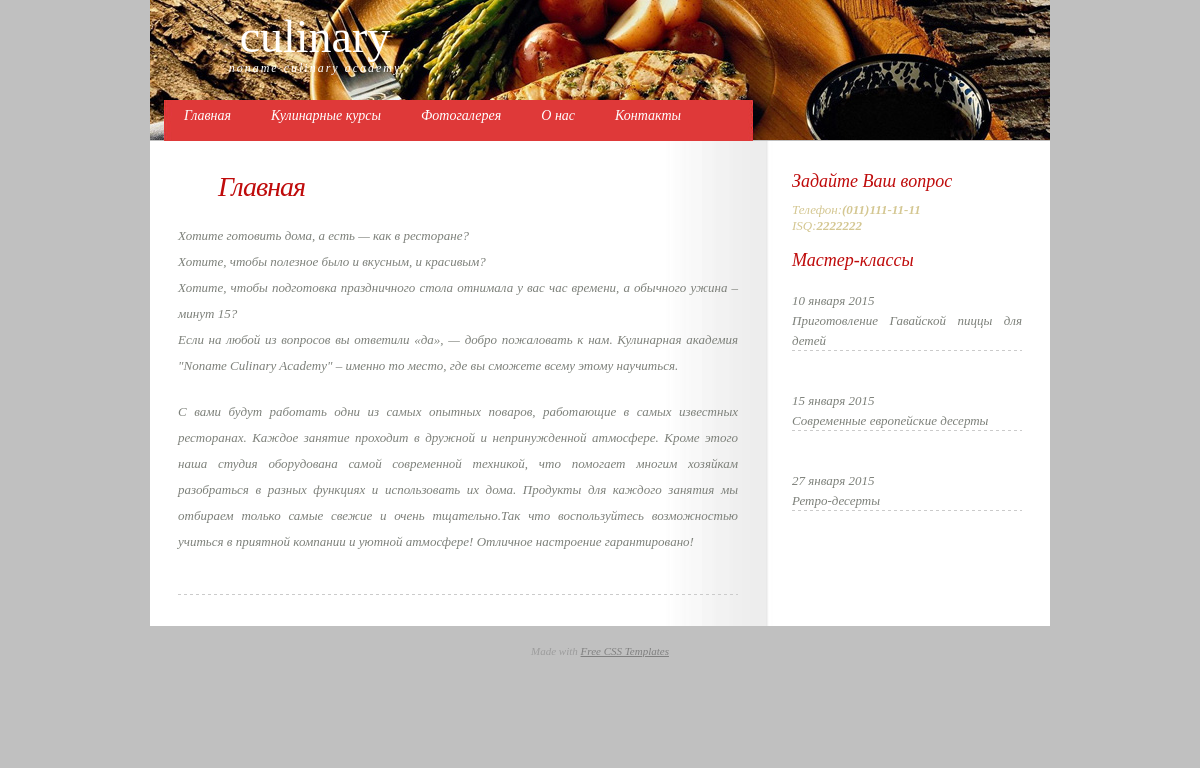
The page / on the database its author committed.
### tables this page shows
CREATE TABLE "pages" (
  "page_id" text NOT NULL,
  "title" text NOT NULL,
  "keywords" text NOT NULL,
  "description" text NOT NULL,
  "text" text NOT NULL
);

### inc/header.php (called while the page is built, shortened)
<?php
    require_once ("inc/lib.inc.php");
    require_once ("inc/connectedDB.php");
    switch ($page){
        default: $page = "index";
    }
    if ($connectDB){
        $pageContent = getPageContent($page);
    }
?>

### inc/connectedDB.php (called while the page is built, shortened)
<?php
    $connectDB = new SQLite3("databases/".DB_NAME);
    function getPageContent($page){
        global $connectDB;
        $sql = "SELECT title, keywords, description, text FROM pages WHERE page_id = '$page'";
        if (!$result = $connectDB->query($sql))
            return false;
        $pageContent = $result->fetchArray(SQLITE3_ASSOC);
        return $pageContent;
    }
?>

### index.php (the view, shortened to what this page needs)
<?php
    require_once("inc/header.php");
    require_once("inc/meta.php");
?>
<div id="wrapper">
  <div id="header">
    <div id="logo">
      <h1><a href="#">Culinary</a></h1>
      <h2><span>Noname Culinary Academy</span></h2>
    </div>
  </div>
  <div id="menu">
    <?php drawMenu($mainMenu)?>
  </div>
  <div id="page">
    <div id="page-bgtop">
      <div id="content">
        <div class="post">
          <h2 class="title"><?php echo $pageContent['title']?></h2>
          <div class="entry">
            <?php echo $pageContent['text']?>
          </div>
        </div>
      </div>
      <div id="sidebar">
        <?php require_once("inc/sidebar.php");?>
      </div>
      <div style="clear: both; height: 1px"></div>
    </div>
  </div>
  <div id="footer">
    <?php require_once("inc/footer.php");?>
  </div>
</div>
</body>
</html>

### inc/meta.php (shortened to what this page needs)
<!DOCTYPE html PUBLIC "-//W3C//DTD XHTML 1.0 Strict//EN" "http://www.w3.org/TR/xhtml1/DTD/xhtml1-strict.dtd">
<html xmlns="http://www.w3.org/1999/xhtml">
<head>
    <link href="default.css" rel="stylesheet" type="text/css" />
</head>
<body>

### inc/lib.inc.php (shortened to what this page needs)
<?php
    function drawMenu($menu){
        if (is_array($menu)){
            echo "<ul>";
            foreach($menu as $item)
                echo "<li><a href={$item['href']}>{$item['link']}</a></li>";
            echo "</ul>";
        }
    }
?>

### inc/sidebar.php
<h2>Задайте Ваш вопрос</h2>
<p>Телефон:<strong>(011)111-11-11</strong><br/>ISQ:<strong>2222222</strong></p><br />
<h2 class="categories">Мастер-классы</h2>
<ul>
    <li><span>10 января 2015</span><br/>Приготовление Гавайской пиццы для детей</li>
    <li><span>15 января 2015</span><br/>Современные европейские десерты</li>
    <li><span>27 января 2015</span><br/>Ретро-десерты</li>
</ul>

### inc/footer.php
<p>Made with <a href="http://templated.co" rel="nofollow">Free CSS Templates</a></p>

### default.css (style rules this page uses)
* { margin: 0; padding: 0; }
body { margin: 0px; background: #C0C0C0; text-align: justify; font-family: Georgia, "Times New Roman", Times, serif; font-size: 13px; font-style: italic; color: #7D807A; }
h1, h2, h3 { color: #AA2808; }
p, blockquote, ul, ol { margin-bottom: 20px; line-height: 2em; }
ul, ol, li { margin: 0px; padding: 0px; list-style: none; }
a { text-decoration: underline; color: #E14949; }
#header { width: 900px; height: 140px; margin: 0 auto; background: url(images/top_1.jpg) no-repeat left top; }
#logo { float: left; width: 270px; height: 70px; margin: 0px; padding-left: 30px; text-align: center; }
#logo h1 { margin: 0; padding: 10px 0px 0px 0px; text-transform: lowercase; font: normal 46px Georgia, "Times New Roman", Times, serif; }
#logo h2 { margin: -2px 0 0 0; padding: 0; text-transform: lowercase; letter-spacing: 2px; font-size: 12px; font-weight: normal; font-style: italic; color: #FFFFFF; }
#logo a { text-decoration: none; color: #FFFFFF; }
#menu { width: 872px; height: 41px; margin: 0 auto; margin-top: -40px; padding: 0px 0px 0px 0px; background: url(images/img02_2.jpg) no-repeat left top; }
#menu ul { margin: 0; list-style: none; line-height: normal; }
#menu li { display: inline; text-align: center; }
#menu a { height: 33px; display: block; float: left; padding: 8px 20px 0px 20px; text-decoration: none; text-align: center; font-family: Georgia, "Times New Roman", Times, serif; font-size: 14px; font-weight: normal; font-style: italic; color: #FFFFFF; }
#page { width: 844px; margin: 0 auto; padding: 0px 28px; background: #FFFFFF url(images/img05.jpg) repeat-y left top; }
#content { float: left; width: 560px; padding-top: 30px; }
.post { background: url(images/img04.gif) repeat-x left bottom; margin: 0px 0px 30px 0px; }
.post .title { margin: 0px; color: #BF0B0B; padding: 0px 0px 0px 40px; letter-spacing: -1px; text-decoration: none; font-family: Georgia, "Times New Roman", Times, serif; font-size: 28px; font-weight: normal; font-style: italic; color: #BF0B0B; }
.post .entry { padding: 20px 0px; }
#sidebar { float: right; width: 230px; margin: 20px 0px; padding: 10px 0px 30px 30px; }
#sidebar ul { margin: 0; padding: 0; list-style: none; line-height: normal; }
#sidebar li { margin-bottom: 40px; margin-top: 10px; line-height: 20px; background: url(images/img04.gif) repeat-x left bottom; }
#sidebar h2 { margin: 0px; padding: 0px 0px 10px 0px; font-family: Georgia, "Times New Roman", Times, serif; font-size: 18px; font-weight: normal; font-style: italic; color: #BF0B0B; }
#sidebar p { margin: 0; line-height: normal; color: #D4C792; }
#footer { width: 960px; height: 100px; margin: 0 auto; padding: 14px 0px 0px 0px; background: url(images/img04.jpg) no-repeat left top; color: #9C9C9C; }
#footer p { margin: 0; text-align: center; font-size: 11px; }
#footer a { text-decoration: underline; color: #808080; }

### rows shown on the page
pages: title "Главная", text "Хотите готовить дома, а есть — как в ресторане? Хотите, чтобы полезное было и вкусным, и красивым? Хотите, чтобы подготовка праздничного стола отнимала у вас час времени, а обычного ужина – минут 15? Если на любой из вопросов вы ответили «да», — добро пожаловать к нам. Кулинарная академия \"Noname Culinary Academy\" – именно то место, где вы сможете всему этому научиться. С вами будут работать одни из самых опытных поваров, работающие в самых известных ресторанах. Каждое занятие проходит в дружной и непринужденной атмосфере. Кроме этого наша студия оборудована самой современной техникой, что помогает многим хозяйкам разобраться в разных функциях и использовать их дома. Продукты для каждого…"

### other values the page prints
$item['link'] "Главная"
$item['link'] "Кулинарные курсы"
$item['link'] "Фотогалерея"
$item['link'] "О нас"
$item['link'] "Контакты"
